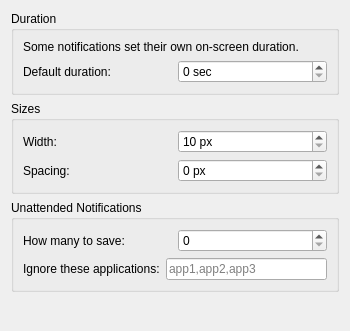
<?xml version="1.0" encoding="UTF-8"?>
<ui version="4.0">
 <class>AdvancedSettings</class>
 <widget class="QWidget" name="AdvancedSettings">
  <property name="geometry">
   <rect>
    <x>0</x>
    <y>0</y>
    <width>350</width>
    <height>301</height>
   </rect>
  </property>
  <layout class="QGridLayout" name="gridLayout_2">
   <item row="1" column="0" rowspan="2" colspan="2">
    <widget class="QGroupBox" name="groupBox">
     <property name="title">
      <string>Sizes</string>
     </property>
     <layout class="QVBoxLayout" name="verticalLayout">
      <item>
       <layout class="QHBoxLayout" name="horizontalLayout_4">
        <item>
         <widget class="QLabel" name="spacingLabel">
          <property name="text">
           <string>Width:</string>
          </property>
         </widget>
        </item>
        <item>
         <widget class="QSpinBox" name="widthBox">
          <property name="suffix">
           <string> px</string>
          </property>
          <property name="minimum">
           <number>10</number>
          </property>
          <property name="maximum">
           <number>2000</number>
          </property>
         </widget>
        </item>
       </layout>
      </item>
      <item>
       <layout class="QHBoxLayout" name="horizontalLayout_3">
        <item>
         <widget class="QLabel" name="widthLabel">
          <property name="text">
           <string>Spacing:</string>
          </property>
         </widget>
        </item>
        <item>
         <widget class="QSpinBox" name="spacingBox">
          <property name="suffix">
           <string> px</string>
          </property>
         </widget>
        </item>
       </layout>
      </item>
     </layout>
    </widget>
   </item>
   <item row="0" column="0" colspan="2">
    <widget class="QGroupBox" name="groupBox_2">
     <property name="title">
      <string>Duration</string>
     </property>
     <layout class="QGridLayout" name="gridLayout">
      <item row="0" column="0">
       <widget class="QLabel" name="label_3">
        <property name="sizePolicy">
         <sizepolicy hsizetype="Preferred" vsizetype="Minimum">
          <horstretch>0</horstretch>
          <verstretch>0</verstretch>
         </sizepolicy>
        </property>
        <property name="text">
         <string>Some notifications set their own on-screen duration.</string>
        </property>
        <property name="wordWrap">
         <bool>true</bool>
        </property>
       </widget>
      </item>
      <item row="1" column="0">
       <layout class="QHBoxLayout" name="horizontalLayout">
        <item>
         <widget class="QLabel" name="serverDecidesLabel">
          <property name="text">
           <string>Default duration:</string>
          </property>
         </widget>
        </item>
        <item>
         <widget class="QSpinBox" name="serverDecidesBox">
          <property name="suffix">
           <string> sec</string>
          </property>
          <property name="maximum">
           <number>7200</number>
          </property>
         </widget>
        </item>
       </layout>
      </item>
     </layout>
    </widget>
   </item>
   <item row="4" column="0" colspan="2">
    <spacer name="verticalSpacer">
     <property name="orientation">
      <enum>Qt::Vertical</enum>
     </property>
     <property name="sizeHint" stdset="0">
      <size>
       <width>20</width>
       <height>40</height>
      </size>
     </property>
    </spacer>
   </item>
   <item row="3" column="0" colspan="2">
    <widget class="QGroupBox" name="groupBox_3">
     <property name="title">
      <string>Unattended Notifications</string>
     </property>
     <layout class="QVBoxLayout" name="verticalLayout_2">
      <item>
       <layout class="QHBoxLayout" name="horizontalLayout_5">
        <item>
         <widget class="QLabel" name="unattendedLabel">
          <property name="text">
           <string>How many to save:</string>
          </property>
         </widget>
        </item>
        <item>
         <widget class="QSpinBox" name="unattendedBox"/>
        </item>
       </layout>
      </item>
      <item>
       <layout class="QHBoxLayout" name="horizontalLayout_6">
        <item>
         <widget class="QLabel" name="blackListLabel">
          <property name="text">
           <string>Ignore these applications:</string>
          </property>
         </widget>
        </item>
        <item>
         <widget class="QLineEdit" name="blackListEdit">
          <property name="placeholderText">
           <string>app1,app2,app3</string>
          </property>
          <property name="clearButtonEnabled">
           <bool>true</bool>
          </property>
         </widget>
        </item>
       </layout>
      </item>
     </layout>
    </widget>
   </item>
  </layout>
 </widget>
 <resources/>
 <connections/>
</ui>
